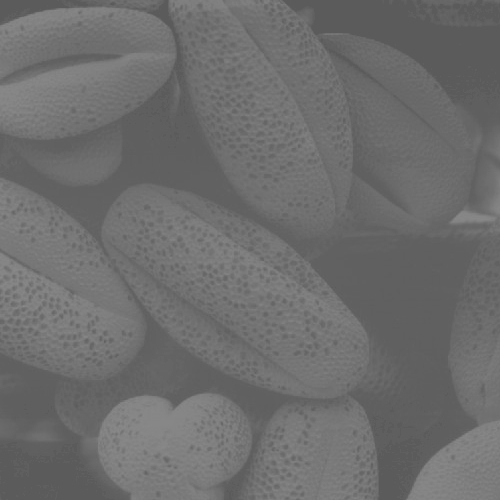
#> input picture images/granelli.jpg, 500 x 500 px
$ jupyter execute --allow-errors es1.ipynb
#> lines starting #> are read from the running program, lines starting #| are printed output that depends on the picture
# Esercitazione Python 1

[cell 1]
import numpy as np # importa Numpy
import matplotlib.pyplot as plt # importa Matplotlib
import scipy.ndimage as ndi # importa Scipy per le immagini
import skimage.io as io # importa il modulo Input/Output di SK-Image

### Vector and matrix initialization

[cell 2]
# Vector
V = np.array([1, 2, 3, 4, 5])

# Matrix
M = np.array([
	[10, 2, 3],
	[4, 5, 6],
	[7, 8, 9]
])

[cell 3]
P = np.arange(5, 10, 3)
print(P)

[cell 4]
# submatrix
slice_M = M[:2, :2]
print(slice_M)

[cell 5]
# minimum of the entire matrix
min_M = np.min(M)
print(min_M)

min_row = np.min(M, axis=0)
print(min_row)

#> (a cell that did not finish here is left out)

### Lettura di un immagine su scala di grigio

[cell 7]
# requires numpy, matplotlib.pyplot, scipy.io

x = io.imread("images/granelli.jpg") # x is a numpy array
#> x is the input picture: shape (500, 500); min 90, max 138, mean 109.1
print(f"Dimensioni dell'immagine: {x.shape}")
#| Dimensioni dell'immagine: (500, 500)

plt.figure(1)
plt.imshow(x, clim=[0, 255], cmap="gray") # TODO: vedi che succede a valori di default
plt.colorbar()
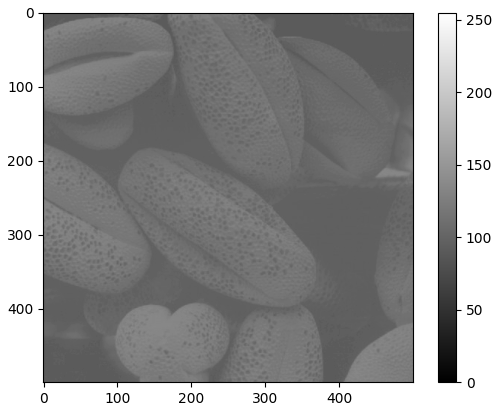
#> figure drawn by matplotlib, 2 panels

### Lettura di un'immagine in formato NON-standard (cioè senza metadati che indicano come leggere l'immagine)

#> (a cell that did not finish here is left out)

### Visualizzazione di immagini a colori

[cell 9]
x = io.imread("images/fragole.jpg")
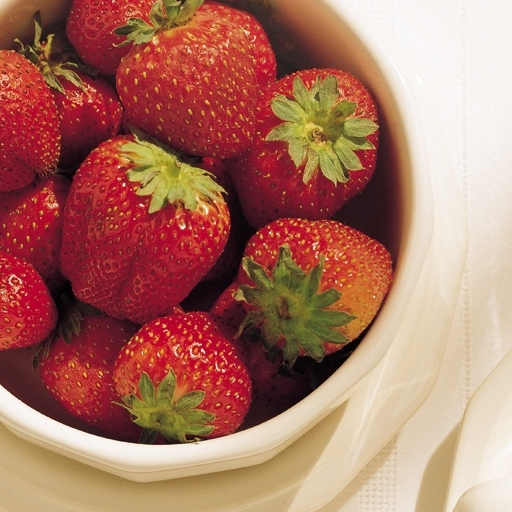
#> input picture images/fragole.jpg, 512 x 512 px
#> x is the input picture: shape (512, 512, 3); mean R, G, B 171.3, 115.6, 99.6
plt.figure(1)
plt.imshow(x)
plt.colorbar()

# Estrazione delle 3 bande di colore
R = x[:,:,0] # tutte le righe, tutte le colonne, la prima banda
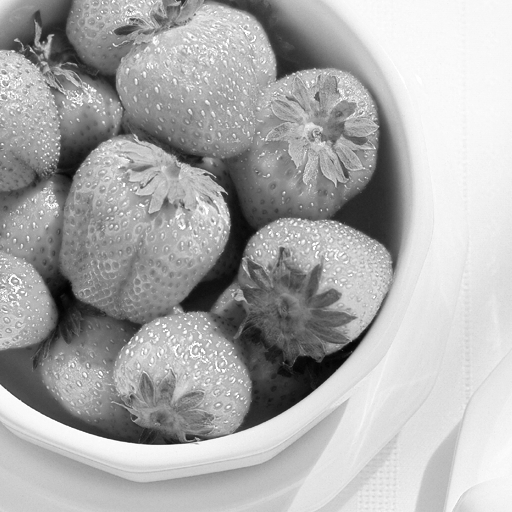
#> R: shape (512, 512); min 2, max 255, mean 171.3
G = x[:,:,1]
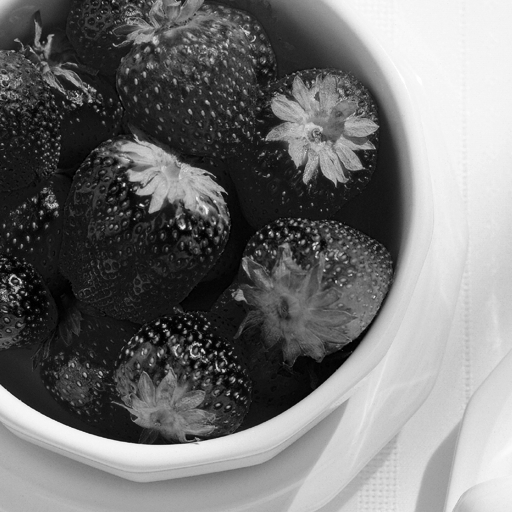
#> G: shape (512, 512); min 0, max 255, mean 115.6
B = x[:,:,2]
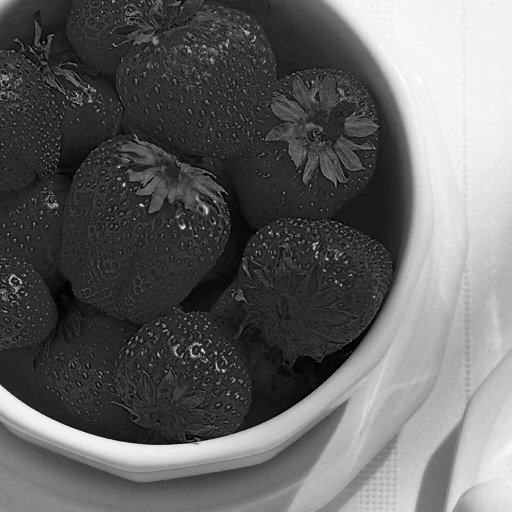
#> B: shape (512, 512); min 0, max 255, mean 99.6

rows, cols, _ = x.shape
#> rows = 512; cols = 512

# Annulliamo una delle 3 bande, il rosso
NEW_R = np.zeros((rows, cols), x.dtype)
y = np.stack((NEW_R, G, B), 2)
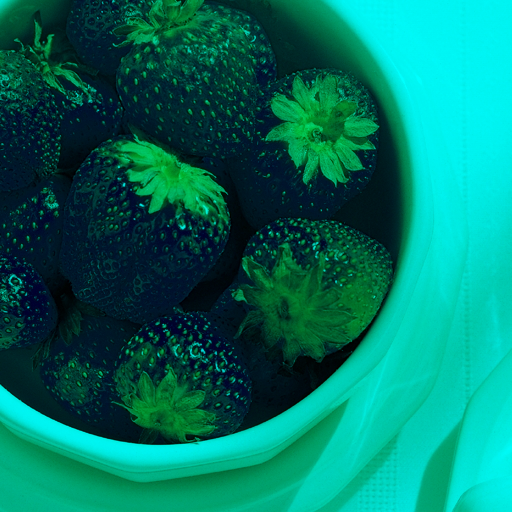
#> y: shape (512, 512, 3); mean of channels 0, 1, 2 0, 115.6, 99.6; drawn as R, G, B

plt.figure(2)
plt.imshow(y)
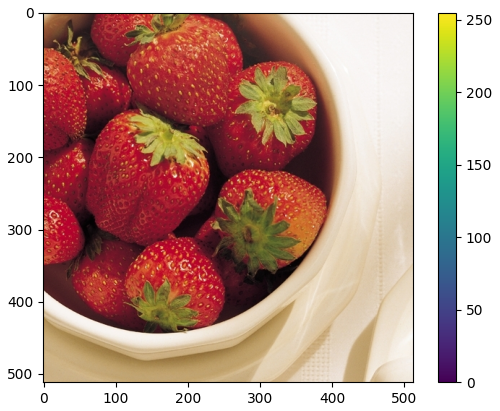
#> figure drawn by matplotlib, 2 panels

### Calcolo delle caratteristiche sintetiche di un'immagine

[cell 10]
xmed = np.mean(x)
#> xmed = 128.8
xstd = np.std(x)
#> xstd = 80.59
xvar = np.var(x)
#> xvar = 6494.7

print("(%d,%d,%d)" % (xmed, xstd, xvar))
#| (128,80,6494)
